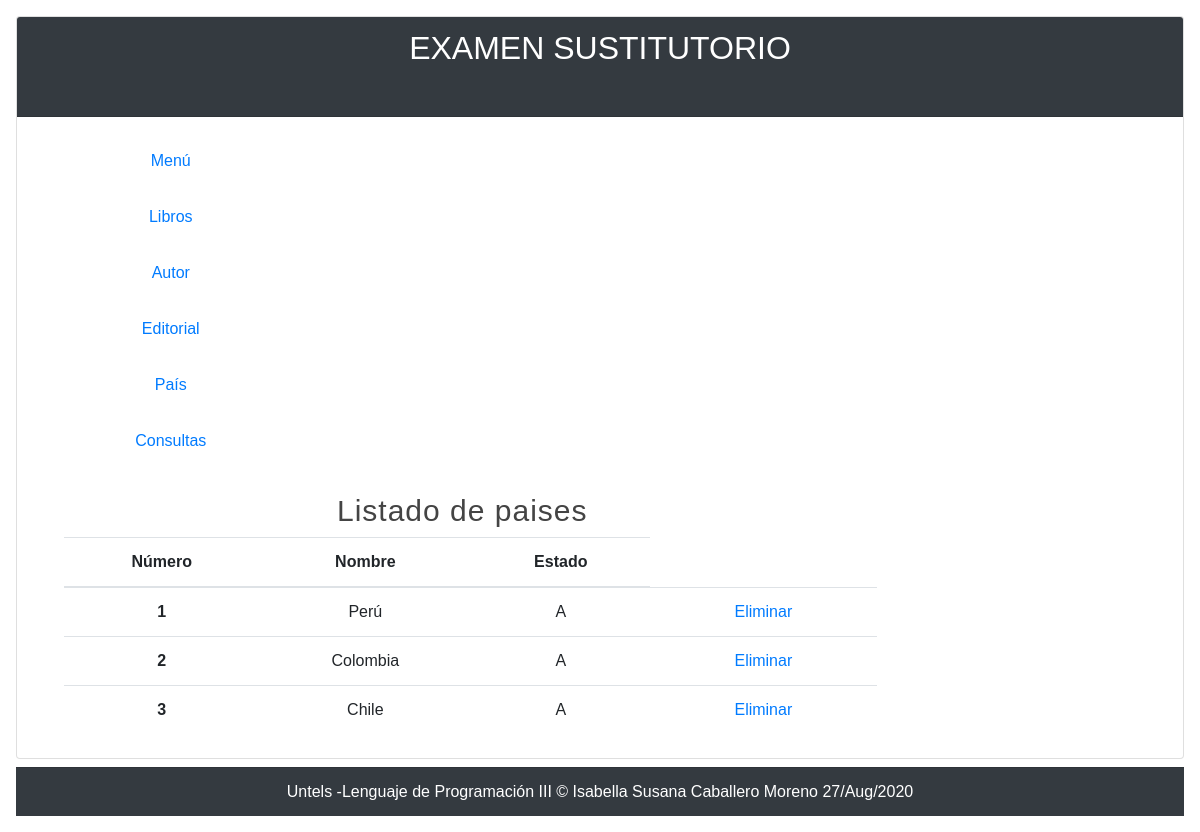
Page /listar-pais/ on the earlier database version.
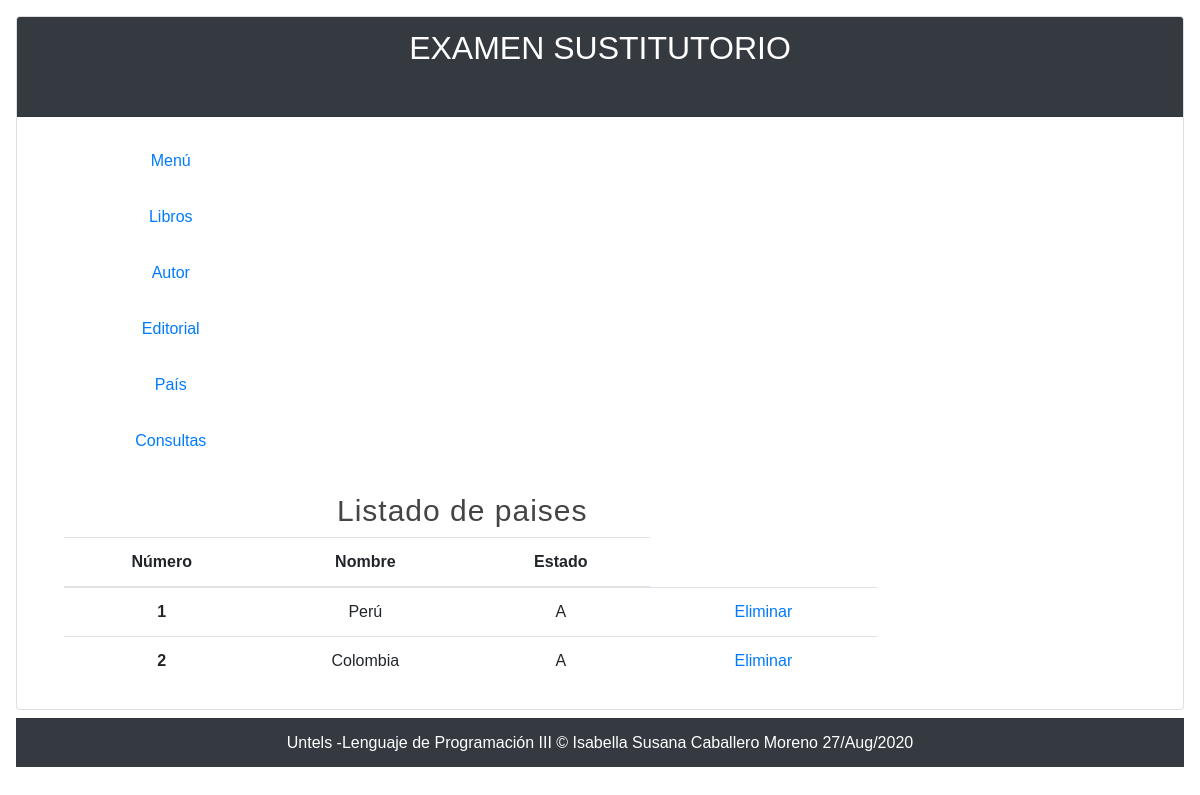
Same page on the later database version.
### miapp/models.py (models this page shows)
class Pais(models.Model):
    idpais = models.IntegerField()
    nombre = models.CharField(max_length=100)
    estado= models.CharField(max_length=1)

### miapp/views.py (the view)
# urls.py: path('listar-pais/', views.listar_pais, name="listar_pais"),
def listar_pais(request):
    paises = Pais.objects.all()
    return render(request,'pais.html',{
        'paises': paises,
        'titulo': 'Listado de paises'
    })

### miapp/templates/pais.html (shortened to what this page needs)
{% extends 'layout.html' %}
{% block content %}
    <h1 class="title">{{titulo}}</h1>
    <ul>
          <table class="table table-hover">
    <thead>
        <tr>
        <th scope="col">Número</th>
        <th scope="col">Nombre</th>
        <th scope="col">Estado</th>
        </tr>
    </thead>
    <tbody>
    {% for pais in paises %}
        <tr>
        <th scope="row">{{pais.idpais}}</th>
        <td>{{pais.nombre}}</td>
        <td>{{pais.estado}}</td>
         <td><a href="{% url 'eliminar_pais' id=pais.idpais %}">Eliminar</td>
        </tr>
        {% endfor %}
  </tbody>
</table>
    </ul>
{% endblock %}

Differences in the rows shown:
removed Pais: idpais "3", nombre "Chile", estado "A"
